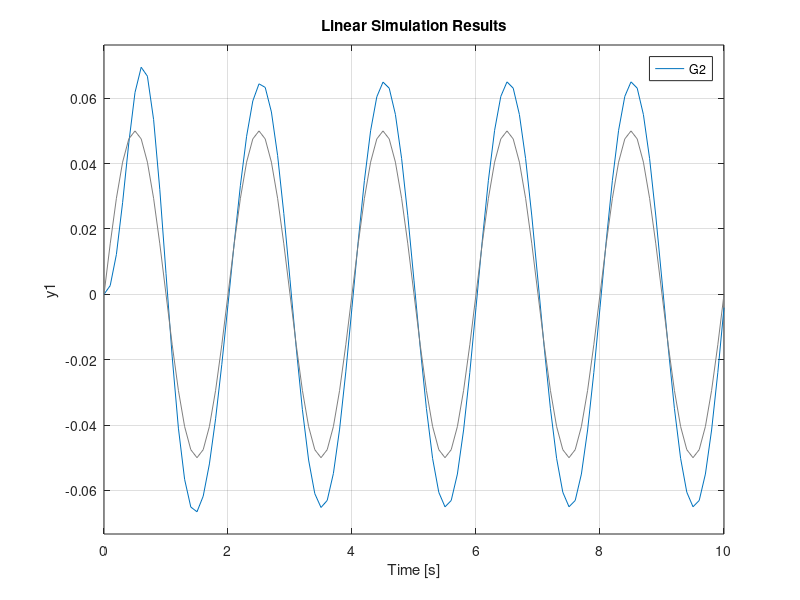
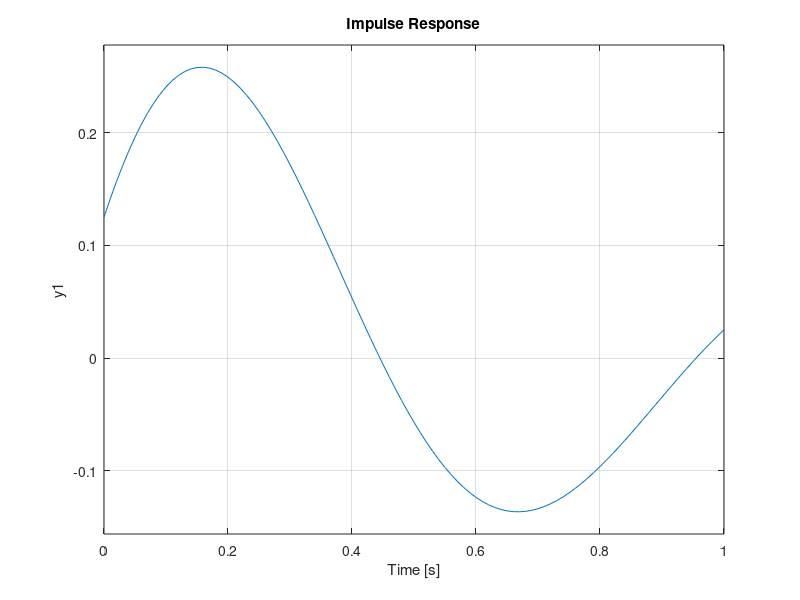

MATLAB code to generate these figures, in order:
clc
clear all
close all

%% Initialization

s = tf('s');
dampz=1;
switch dampz
    case 1  %for underdamped
        cp=0.4;
    case 2  %for critically damped
        cp=2.0112
    case 3  %for overdamped
        cp=3
end
% cp =0.4;                   %damping coefficient
kp = 6.32;                  %spring constant
mp = 0.16;                  %mass
cc = 2*sqrt(mp*kp);         %critical damping coefficient
zeta = cp/cc;               %damping ratio
omega = sqrt(kp/mp);        %natural frequency
omega_d = (1-zeta^2)*omega; %damped natural frequency
% Transfer function
G1 = (omega^2+(2*zeta*omega*s))/(s^2+omega^2+(2*zeta*omega*s));
G2 = tf([cp kp],[mp cp kp])

fr=0:0.001:10e2;
[mag,phase,wout]=bode(G1,fr);
omega_max=wout(find(mag==max(mag))); %find resonant frequency


%% Task 1d
f=0.5;
dt=0.1;
Tfinal=10;
t = 0:dt:Tfinal
u=0.05*sin(2*pi*f*t);
figure (3)
lsim(G2,u,t);        %sine input

figure (4)
impulse(0.05*G2,1);  %Impulse input

%% Plots
% 
% figure(1);
% bode(G,fr)
% hold on
% figure(2);
% step(G)
% xlim([0 5])
% hold on